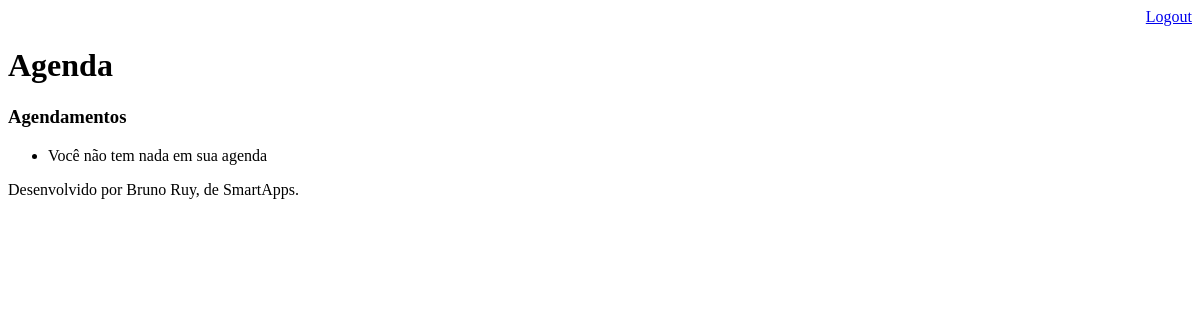
/agenda/ (signed in), run on an earlier commit of the app's database.
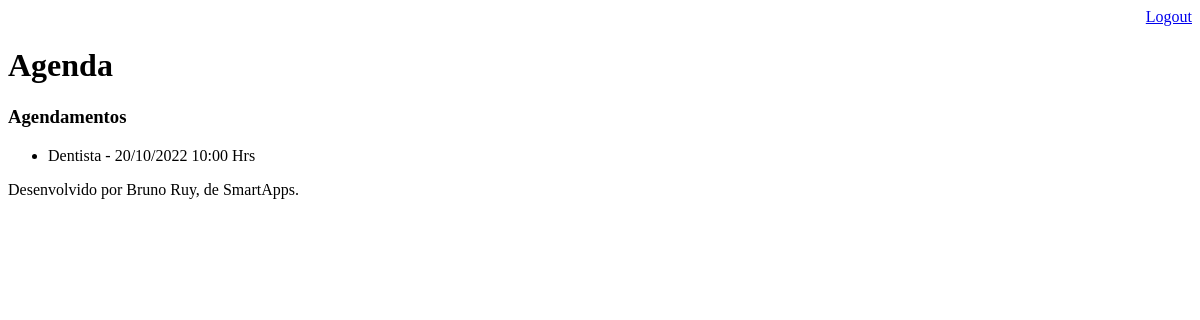
And on a later commit of the database.
### core/models.py (models this page shows, shortened)
class Evento(models.Model):
    titulo = models.CharField(max_length=100)
    descricao = models.TextField(blank=True, null=True)
    data_evento = models.DateTimeField(verbose_name='Data do Evento')
    data_criacao = models.DateTimeField(auto_now=True, verbose_name='Data de Criação')
    usuario = models.ForeignKey(User, on_delete=models.CASCADE)
    local = models.CharField(max_length=150)
    class Meta:
        db_table = 'evento'
    def get_data_evento(self):
        return self.data_evento.strftime('%d/%m/%Y %H:%M Hrs')

### core/views.py (the view)
# urls.py: path('agenda/', views.listaeventos),
@login_required(login_url='/login/')
def listaeventos(request):
    usuario = request.user
    evento = Evento.objects.filter(usuario=usuario)
    response = {'eventos':evento}
    return render(request, 'Agenda.html', response)

### Templates/Agenda.html
{% extends "model-page.html" %}
{% block content %}
    <h3>Agendamentos</h3>
    <ul>
        {% if eventos %}
            {% for evento in eventos %}
                <li>{{evento.titulo}} - {{evento.get_data_evento}}</li>
            {% endfor %}
        {% else %}
            <li>Você não tem nada em sua agenda</li>
        {% endif %}
    </ul>
{% endblock %}

### Templates/model-page.html
<!DOCTYPE html>
<html lang="en">
<head>
    {% include "model-header.html" %}
</head>
<body>
    {% block content %} {% endblock %}
    {% include "model-footer.html" %}
</body>
</html>

### Templates/model-header.html (shortened to what this page needs)
<div align="right">
    <a href="/logout">Logout</a>
</div>
<h1>Agenda</h1>

### Templates/model-footer.html
<p> Desenvolvido por Bruno Ruy, de SmartApps.</p>

What changed in the data, as far as the page shows it:
added Evento: titulo "Dentista", get_data_evento "20/10/2022 10:00 Hrs"
Also different on the page:
text no longer shown: "Você não tem nada em sua agenda"
